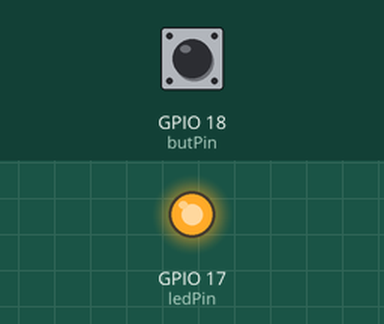
The program below on a simulated Raspberry Pi (BCM pin numbers). On the bench: output pins drawn as LEDs (lit = HIGH). Dashed ring = blinking. The test bench sets the inputs (shaded band); at power-on: GPIO 18 (butPin) LOW. What the program prints to the terminal is not drawn.

Above: at 1.2 s.
1.3 s: GPIO 18 (butPin) pulled HIGH for 1 s
At 1.38 s:
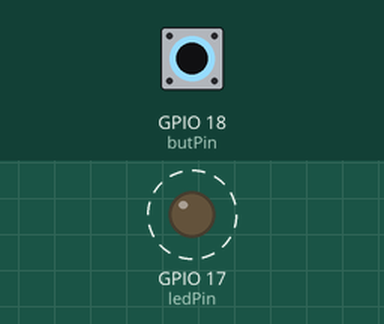
4.3 s: GPIO 18 (butPin) pulled HIGH for 3.2 s
At 8.4 s:
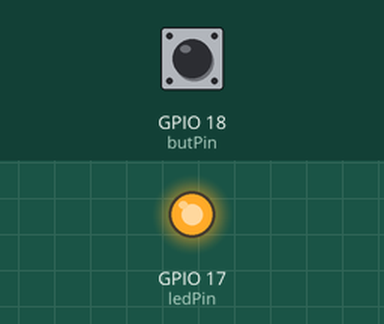
Timing chart, 0 to 9.9 s (numbered marks = the images above; inputs shaded):
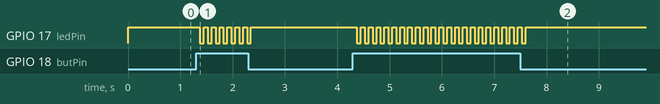

The program:

led.py
```python
import RPi.GPIO as GPIO
import time

# Pin Definitons:
ledPin = 17
butPin = 18

# Pin Setup:
GPIO.setmode(GPIO.BCM)
GPIO.setup(ledPin, GPIO.OUT)
GPIO.setup(butPin, GPIO.IN)

# Initial state for LEDs:
GPIO.output(ledPin, GPIO.LOW)

print("Here we go! Press CTRL+C to exit")
try:
    while 1:
        if GPIO.input(butPin):
            GPIO.output(ledPin, GPIO.HIGH)
            time.sleep(0.075)
            GPIO.output(ledPin, GPIO.LOW)
            time.sleep(0.075)
        else:
            GPIO.output(ledPin, GPIO.HIGH)
except KeyboardInterrupt:
    GPIO.cleanup()
```

Measured:
- after the input at 1.3 s, GPIO 17 (ledPin): alternates HIGH for 0.08 s and LOW for 0.08 s, 14 changes in all, then stays HIGH, starting after 0.08 s
- after the input at 4.3 s, GPIO 17 (ledPin): alternates HIGH for 0.08 s and LOW for 0.08 s, 44 changes in all, then stays HIGH, starting after 0.08 s
